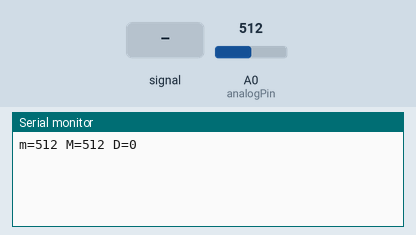
Recording of a sketch running on a simulated Arduino Uno, built with avr-gcc and run on an emulated ATmega328P. Parts: the last lines printed to the serial monitor. Inputs (shaded band) come from the test bench; at power-on: A0 (analogPin) = 512.

Above: at 1.2 s.
1.3 s: A0 (analogPin) fed a 200 Hz sine of ±81 counts around its level
At 2.6 s:
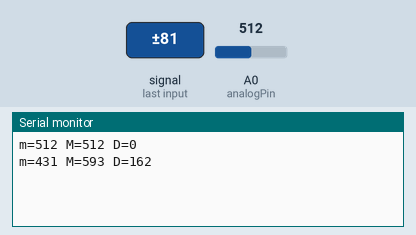
2.8 s: A0 (analogPin) set to 716
At 3.6 s:
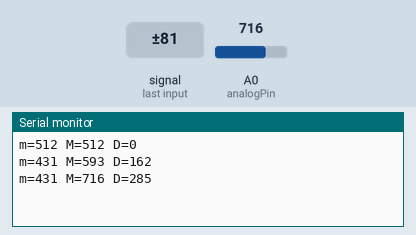
4.3 s: A0 (analogPin) fed a 1000 Hz sine of ±255 counts around its level
At 5.7 s:
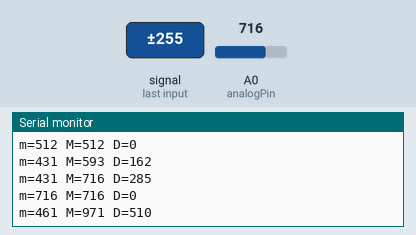
5.8 s: A0 (analogPin) set to 900
At 7.3 s:
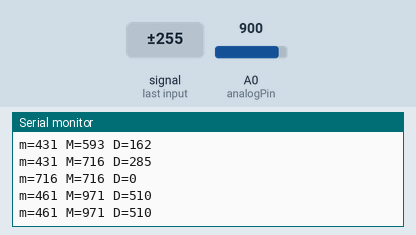
Timing chart, 0 to 8.3 s (numbered marks = the images above; inputs shaded):
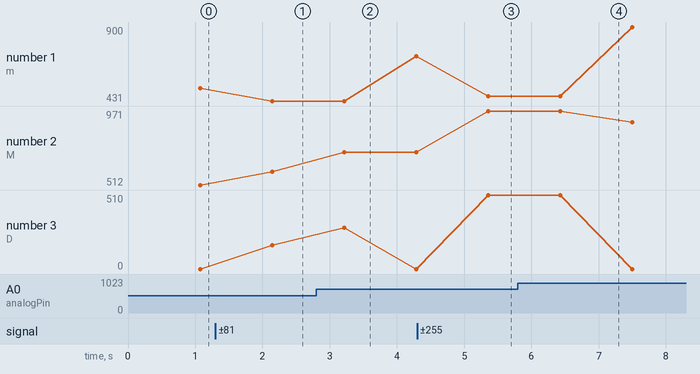

The sketch:

minMax.ino
```cpp
const int analogPin = 0;

void setup() {
    Serial.begin(115200);
}

void loop() {
    int mn = 1024; // mn only decreases
    int mx = 0;    // mx only increases

    // Perform 10000 reads. Update mn and mx for each one.
    for (int i = 0; i < 10000; ++i) {
        int val = analogRead(analogPin);
        mn = min(mn, val);
        mx = max(mx, val);
    }

    // Send min, max and delta over Serial
    Serial.print("m=");
    Serial.print(mn);
    Serial.print(" M=");
    Serial.print(mx);
    Serial.print(" D=");
    Serial.print(mx-mn);
    Serial.println();
}
```

Measured:
- after the input at 1.3 s, the serial monitor: prints a new line after 0.84 s (image 1)
- after the input at 2.8 s, the serial monitor: prints a new line after 0.42 s (image 2)
- after the input at 4.3 s, the serial monitor: prints a new line after 1.1 s (image 3)
- plotted number 1: 512 → 431 after the input at 1.3 s, 431 → 716 after the input at 2.8 s, 716 → 461 after the input at 4.3 s, 461 → 900 after the input at 5.8 s
- plotted number 2: 512 → 593 after the input at 1.3 s, 593 → 716 after the input at 2.8 s, 716 → 971 after the input at 4.3 s, 971 → 900 after the input at 5.8 s
- plotted number 3: 0 → 162 after the input at 1.3 s, 0 → 510 after the input at 4.3 s
